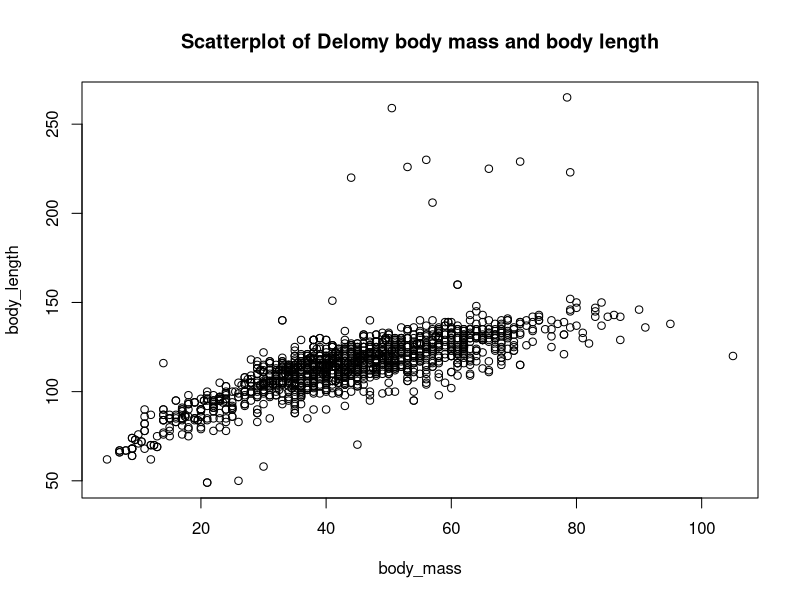
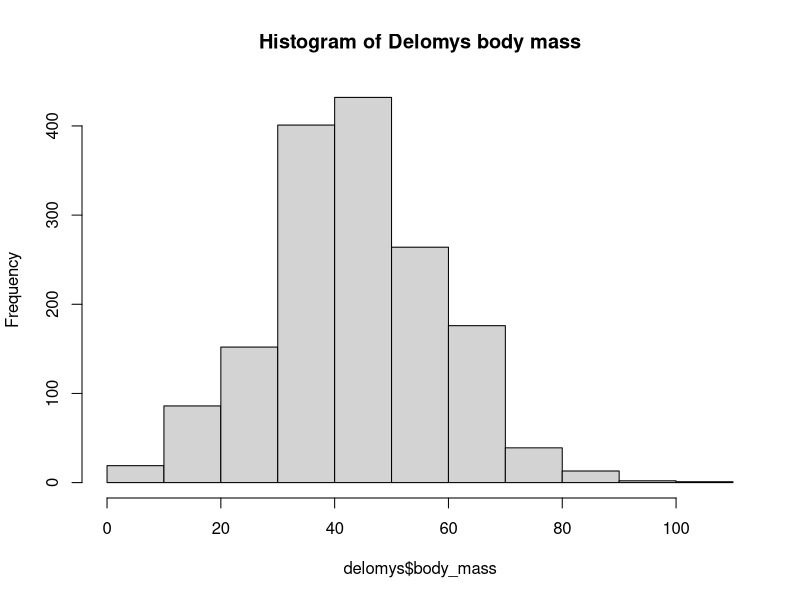
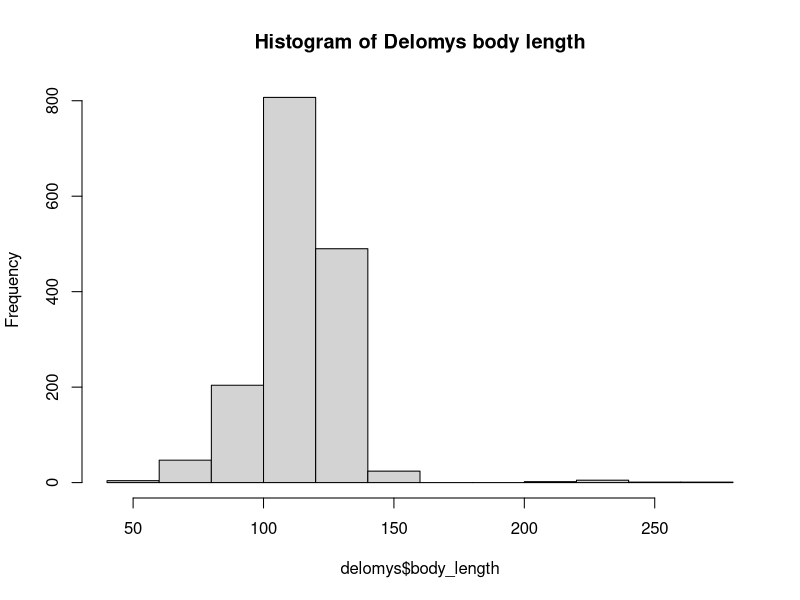
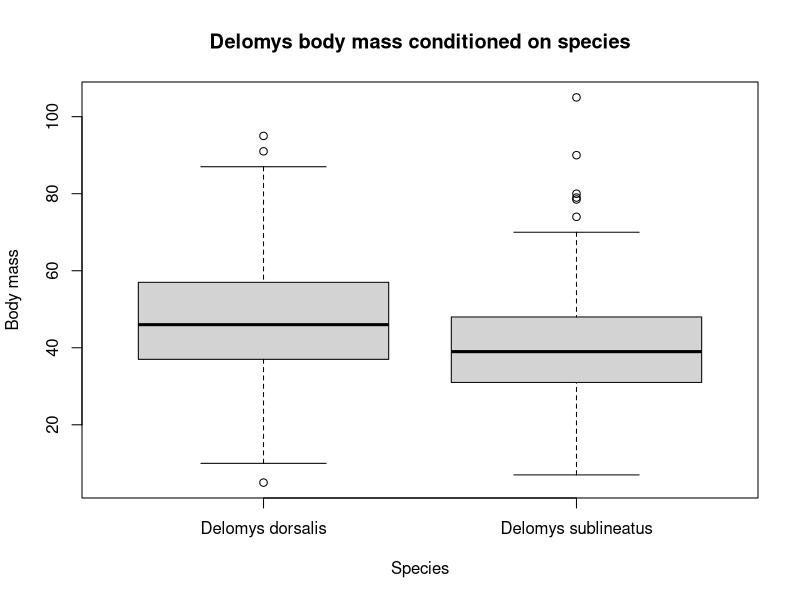
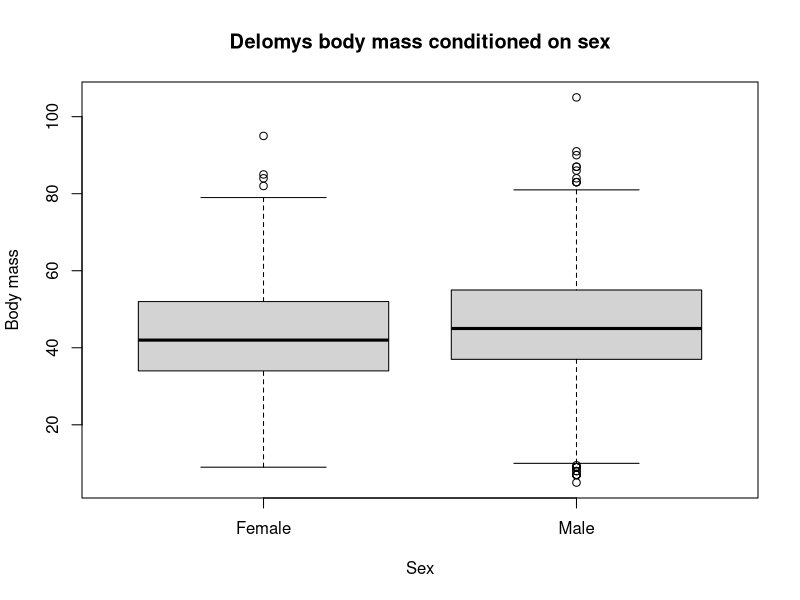
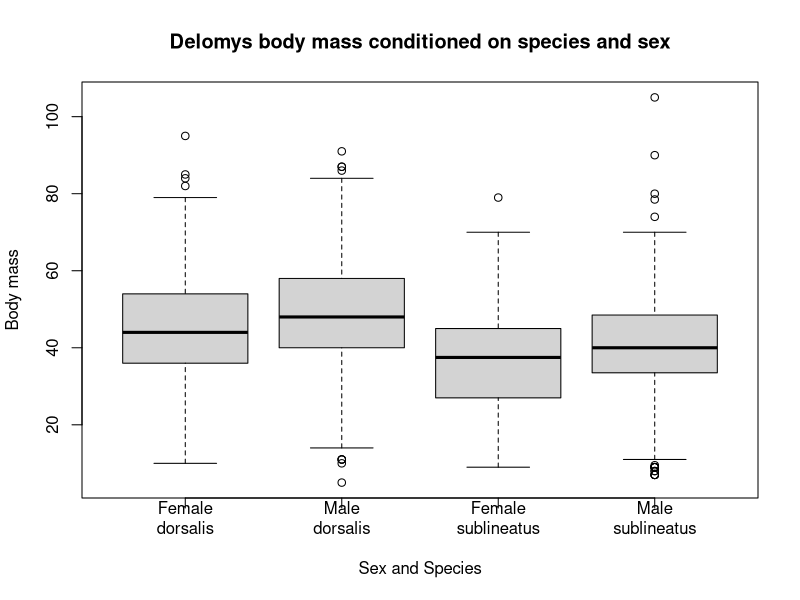
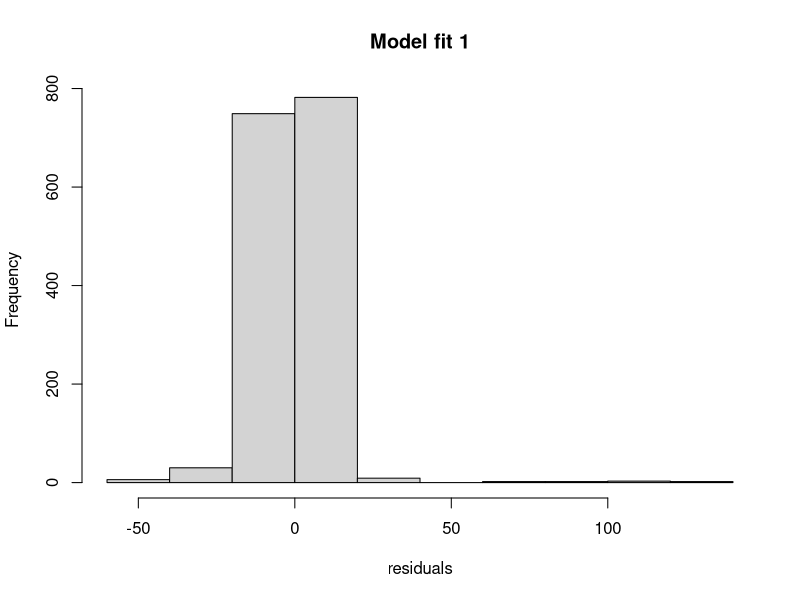
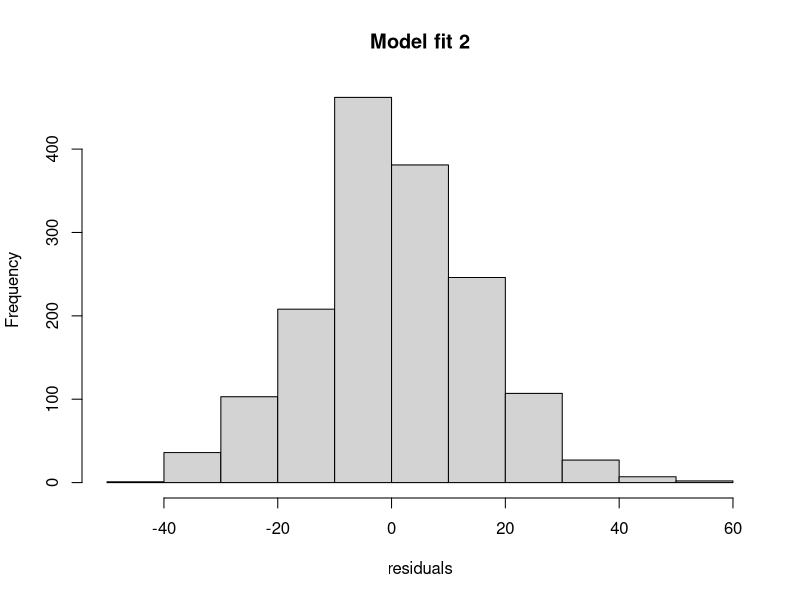

Here is the R script that generated these plots, in order:
## ---- chunk 1
knitr::opts_chunk$set(echo = FALSE)
## ---- chunk 2
require(here)
delomys <- read.csv(here("data", "delomys.csv"))
## ---- chunk 3
plot(body_length ~ body_mass, data = delomys, main = "Scatterplot of Delomy body mass and body length")
## ---- chunk 4
hist(delomys$body_mass, main = "Histogram of Delomys body mass")
hist(delomys$body_length, main = "Histogram of Delomys body length")
## ---- chunk 5
boxplot(delomys$body_mass ~ delomys$binomial,
        main = "Delomys body mass conditioned on species", xlab = "Species",
        ylab = "Body mass",
        names = c("Delomys dorsalis", "Delomys sublineatus"))

boxplot(delomys$body_mass ~ delomys$sex,
        main = "Delomys body mass conditioned on sex", xlab = "Sex",
        ylab = "Body mass",
        names = c("Female", "Male"))

boxplot(delomys$body_mass ~ delomys$sex:delomys$binomial,
        names = c("Female\ndorsalis", "Male\ndorsalis", "Female\nsublineatus", "Male\nsublineatus"), 
        main = "Delomys body mass conditioned on species and sex",
        xlab = "Sex and Species",
        ylab = "Body mass")
## ---- chunk 6
fit1 <- lm(body_length ~ body_mass, data = delomys)
fit2 <- lm(body_mass ~ sex, data = delomys)
fit3 <- lm(body_mass ~ binomial, data = delomys)
fit4 <- lm(body_mass ~ sex + binomial, data = delomys)
fit5 <- lm(body_mass ~ sex * binomial, data = delomys)

hist(residuals(fit1), main = "Model fit 1", xlab = "residuals")
hist(residuals(fit2), main = "Model fit 2", xlab = "residuals")
hist(residuals(fit3), main = "Model fit 3", xlab = "residuals")
hist(residuals(fit4), main = "Model fit 4", xlab = "residuals")
hist(residuals(fit5), main = "Model fit 5", xlab = "residuals")
